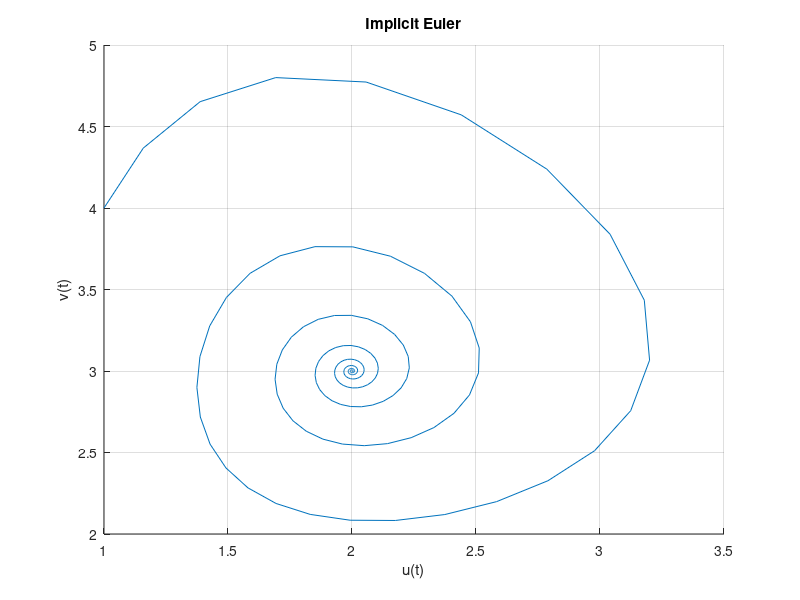
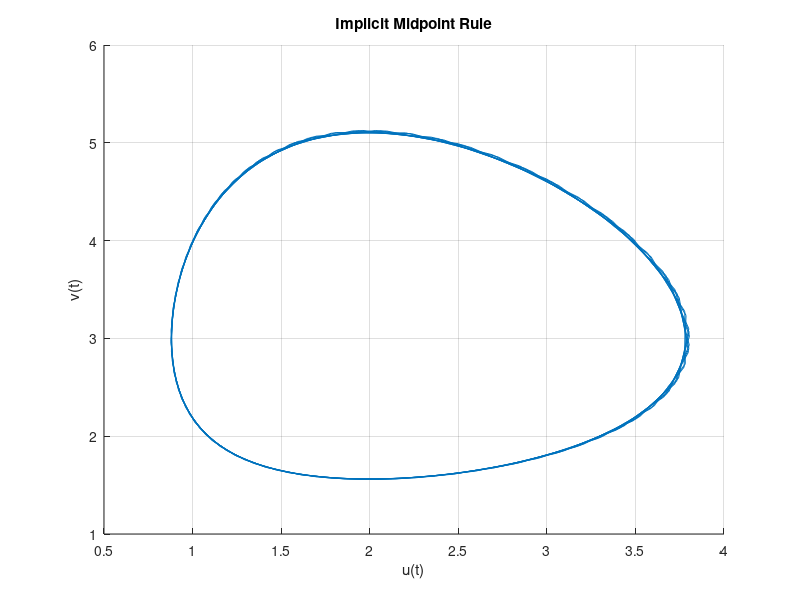
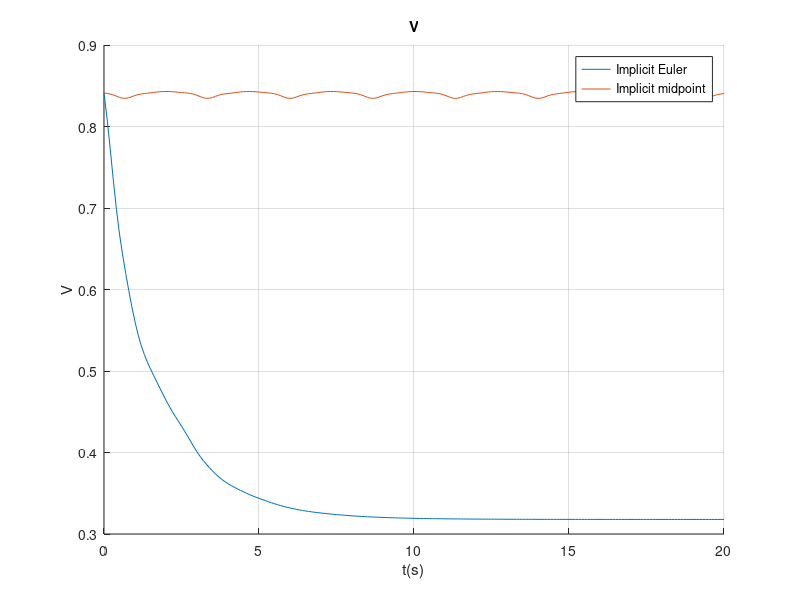
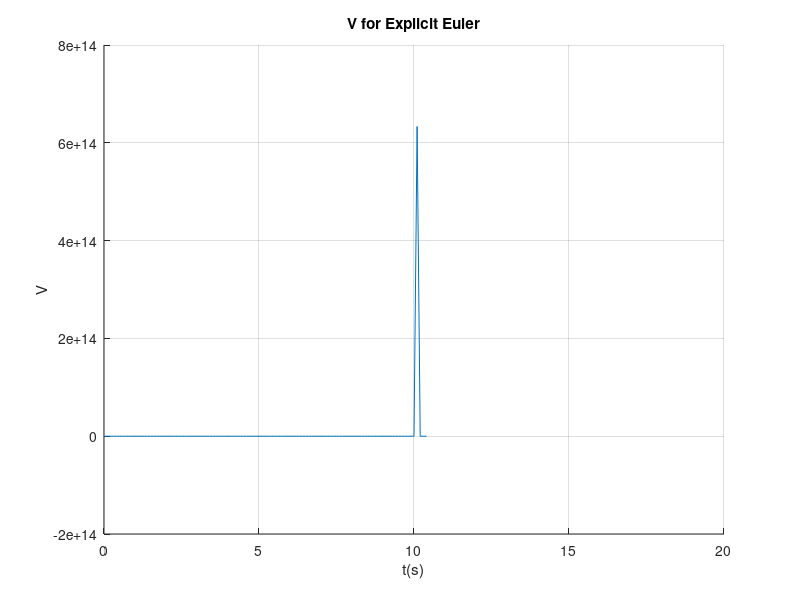

These charts were generated, in order, by the following MATLAB code:
h = 0.1;
t = 0:h:20;
y0 = [1;4];

ya = zeros (2,length(t));
yb = zeros (2,length(t));
yc = zeros (2,length(t));
ya(:,1) = y0;
yb(:,1) = y0;
yc(:,1) = y0;

f = @(y) [y(1).*(y(2) - 3);y(2).*(2 - y(1))];
opt = optimset('Display','off','TolFun',1e-8);


for i = 1:(length(t) - 1)
    ya(:,i+1) = ya(:,i) + h*feval(f,ya(:,i));
    
    rb = @(ybnext) (yb(:,i) + h*feval(f, ybnext) - ybnext);
    yb(:,i+1) = fsolve(rb, yb(:,i), opt);
    
    rc = @(ycnext) (yc(:,i) + h*feval(f, (ycnext+yc(:,i))/2) - ycnext);
    yc(:,i+1) = fsolve(rc, yc(:,i), opt);
end


figure;
hold on; grid on;

title('Explicit Euler');

plot(ya(1,:),ya(2,:));
xlabel('u(t)');
ylabel('v(t)');

print -depsc modsim_ex6_1d_ee.eps

figure;
hold on; grid on;

title('Implicit Euler');

plot(yb(1,:),yb(2,:));
xlabel('u(t)');
ylabel('v(t)');

print -depsc modsim_ex6_1d_ie.eps

figure;
hold on; grid on;

title('Implicit Midpoint Rule');

plot(yc(1,:),yc(2,:));
xlabel('u(t)');
ylabel('v(t)');
print -depsc modsim_ex6_1d_imr.eps

figure;
hold on; grid on;

title('V')

p0 = 2.5*10^5;
m = 200;
A = 0.01;

Eb = yb(1,:) - 2.*log(yb(1,:)) + yb(2,:) - 3.*log(yb(2,:));
Ec = yc(1,:) - 2.*log(yc(1,:)) + yc(2,:) - 3.*log(yc(2,:));

plot(t,Eb);
plot(t,Ec);
xlabel('t(s)');
ylabel('V');
legend('Implicit Euler','Implicit midpoint');

print -depsc modsim_ex6_1d_v.eps

figure;
hold on; grid on;

title('V for Explicit Euler')

Ea = ya(1,:) - 2.*log(ya(1,:)) + ya(2,:) - 3.*log(ya(2,:));

plot(t,Ea);
xlabel('t(s)');
ylabel('V');

print -depsc modsim_ex6_1d_vee.eps

